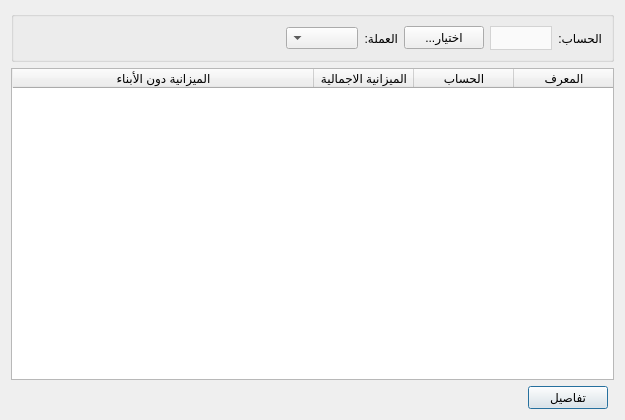
<?xml version="1.0" encoding="UTF-8"?>
<ui version="4.0">
 <class>AccountBalance</class>
 <widget class="QDialog" name="AccountBalance">
  <property name="windowModality">
   <enum>Qt::WindowModal</enum>
  </property>
  <property name="geometry">
   <rect>
    <x>0</x>
    <y>0</y>
    <width>625</width>
    <height>420</height>
   </rect>
  </property>
  <property name="minimumSize">
   <size>
    <width>0</width>
    <height>0</height>
   </size>
  </property>
  <property name="maximumSize">
   <size>
    <width>1686786</width>
    <height>1686786</height>
   </size>
  </property>
  <property name="windowTitle">
   <string>أرصدة الحسابات</string>
  </property>
  <property name="windowIcon">
   <iconset>
    <normaloff>icons/coin_dollar.png</normaloff>icons/coin_dollar.png</iconset>
  </property>
  <property name="layoutDirection">
   <enum>Qt::RightToLeft</enum>
  </property>
  <property name="modal">
   <bool>true</bool>
  </property>
  <layout class="QGridLayout" name="gridLayout_2">
   <item row="2" column="2">
    <spacer name="horizontalSpacer">
     <property name="orientation">
      <enum>Qt::Horizontal</enum>
     </property>
     <property name="sizeHint" stdset="0">
      <size>
       <width>161</width>
       <height>20</height>
      </size>
     </property>
    </spacer>
   </item>
   <item row="2" column="1">
    <widget class="QPushButton" name="account_details_btn">
     <property name="text">
      <string>تفاصيل</string>
     </property>
    </widget>
   </item>
   <item row="0" column="0" colspan="3">
    <widget class="QGroupBox" name="groupBox">
     <property name="layoutDirection">
      <enum>Qt::RightToLeft</enum>
     </property>
     <property name="title">
      <string/>
     </property>
     <layout class="QGridLayout" name="gridLayout">
      <item row="1" column="0">
       <widget class="QLabel" name="label">
        <property name="maximumSize">
         <size>
          <width>50</width>
          <height>16777215</height>
         </size>
        </property>
        <property name="text">
         <string>الحساب:</string>
        </property>
       </widget>
      </item>
      <item row="1" column="5">
       <spacer name="horizontalSpacer_2">
        <property name="orientation">
         <enum>Qt::Horizontal</enum>
        </property>
        <property name="sizeHint" stdset="0">
         <size>
          <width>40</width>
          <height>20</height>
         </size>
        </property>
       </spacer>
      </item>
      <item row="1" column="4">
       <widget class="QComboBox" name="curreny_combobox"/>
      </item>
      <item row="1" column="1">
       <widget class="QComboBox" name="account_combobox">
        <property name="enabled">
         <bool>false</bool>
        </property>
        <property name="styleSheet">
         <string notr="true">QComboBox {
        background-color: #fafafa;
        border: 1px solid lightgrey;		
		height: 22px;
		color: black;
    }
    QComboBox::drop-down {
        border: none;
    }</string>
        </property>
       </widget>
      </item>
      <item row="1" column="2">
       <widget class="QPushButton" name="select_account_btn">
        <property name="maximumSize">
         <size>
          <width>100</width>
          <height>16777215</height>
         </size>
        </property>
        <property name="text">
         <string>...اختيار</string>
        </property>
       </widget>
      </item>
      <item row="1" column="3">
       <widget class="QLabel" name="label_2">
        <property name="text">
         <string>العملة:</string>
        </property>
       </widget>
      </item>
     </layout>
    </widget>
   </item>
   <item row="1" column="0" colspan="3">
    <widget class="QTableWidget" name="accounts_table">
     <property name="enabled">
      <bool>true</bool>
     </property>
     <property name="cursor" stdset="0">
      <cursorShape>ArrowCursor</cursorShape>
     </property>
     <property name="mouseTracking">
      <bool>false</bool>
     </property>
     <property name="layoutDirection">
      <enum>Qt::RightToLeft</enum>
     </property>
     <property name="frameShape">
      <enum>QFrame::StyledPanel</enum>
     </property>
     <property name="frameShadow">
      <enum>QFrame::Sunken</enum>
     </property>
     <property name="lineWidth">
      <number>1</number>
     </property>
     <property name="verticalScrollBarPolicy">
      <enum>Qt::ScrollBarAsNeeded</enum>
     </property>
     <property name="dragEnabled">
      <bool>false</bool>
     </property>
     <property name="alternatingRowColors">
      <bool>true</bool>
     </property>
     <property name="selectionMode">
      <enum>QAbstractItemView::SingleSelection</enum>
     </property>
     <property name="selectionBehavior">
      <enum>QAbstractItemView::SelectRows</enum>
     </property>
     <property name="textElideMode">
      <enum>Qt::ElideRight</enum>
     </property>
     <property name="verticalScrollMode">
      <enum>QAbstractItemView::ScrollPerItem</enum>
     </property>
     <property name="horizontalScrollMode">
      <enum>QAbstractItemView::ScrollPerItem</enum>
     </property>
     <property name="showGrid">
      <bool>true</bool>
     </property>
     <property name="sortingEnabled">
      <bool>true</bool>
     </property>
     <attribute name="horizontalHeaderVisible">
      <bool>true</bool>
     </attribute>
     <attribute name="horizontalHeaderCascadingSectionResizes">
      <bool>false</bool>
     </attribute>
     <attribute name="horizontalHeaderHighlightSections">
      <bool>true</bool>
     </attribute>
     <attribute name="horizontalHeaderShowSortIndicator" stdset="0">
      <bool>true</bool>
     </attribute>
     <attribute name="horizontalHeaderStretchLastSection">
      <bool>true</bool>
     </attribute>
     <attribute name="verticalHeaderVisible">
      <bool>false</bool>
     </attribute>
     <attribute name="verticalHeaderHighlightSections">
      <bool>true</bool>
     </attribute>
     <attribute name="verticalHeaderShowSortIndicator" stdset="0">
      <bool>false</bool>
     </attribute>
     <attribute name="verticalHeaderStretchLastSection">
      <bool>false</bool>
     </attribute>
     <column>
      <property name="text">
       <string>المعرف</string>
      </property>
     </column>
     <column>
      <property name="text">
       <string>الحساب</string>
      </property>
     </column>
     <column>
      <property name="text">
       <string>الميزانية الاجمالية</string>
      </property>
     </column>
     <column>
      <property name="text">
       <string>الميزانية دون الأبناء</string>
      </property>
     </column>
    </widget>
   </item>
  </layout>
 </widget>
 <resources/>
 <connections/>
</ui>
